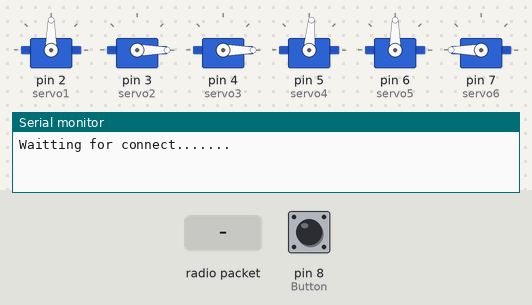
Recording of a sketch running on a simulated Arduino Uno, built with avr-gcc and run on an emulated ATmega328P. Shown: 6 × servo, the last lines printed to the serial monitor. The inputs (shaded band) are chosen by the test bench; at power-on: pin 8 (Button) HIGH. No radio packets arrive unless stated.

Above: at 1.2 s.
1.3 s: radio packet "1" arrives
At 2.0 s:
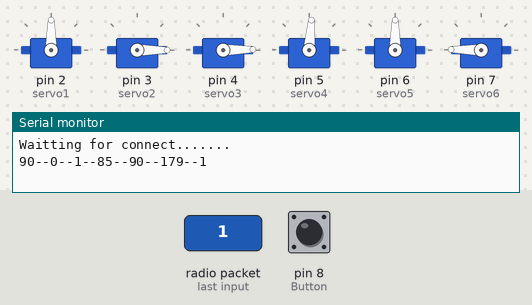
2.8 s: radio packet "0" arrives
At 3.1 s:
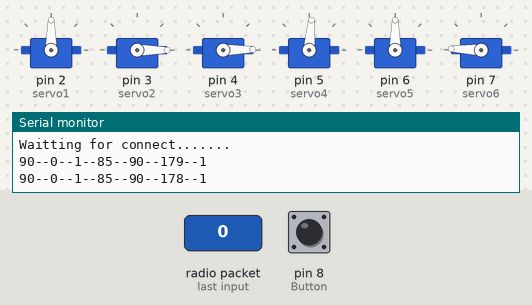
Timing chart, 0 to 5.8 s (numbered marks = the images above; inputs shaded):
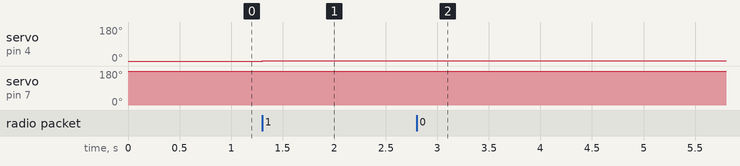

Measured:
- after the input at 1.3 s, servo on pin 4 (servo3): 0° → 1° at once; servo on pin 7 (servo6): 180° → 179° at once
- after the input at 2.8 s, servo on pin 7 (servo6): 179° → 178° at once

The sketch:

Manual_Execution.ino
```cpp
// /*
// UNOR3
// VCC-3.3V
// GND - GND
// CSN- 10
// CE- 9
// SCK - 13 mặc định SPI
// MÓI - 11 SPi
// Miso - 12 SPI
// */
/**
Servo info
servo 1: 0 - 180 (home 90) - 2 - jX
servo 2: 0 - 180 (home 0) - 3 - jY
servo 3: 0 - 180 (home 0) - 4 - A C
servo 4: 180- 85 (home 180) - 5 - D B
servo 5: 0 - 180 (home 0) - 6 - F E
servo6: 180 - 123 (home 180) -7 - K
**/
#include <SPI.h>
#include <nRF24L01.h>
#include <RF24.h>
#include <RF24_config.h>
#include <Servo.h>

#define CSN 10
#define CE 9

#define Button 8
int step = 1;
bool ButtonState;
RF24 radio(CE, CSN); //CE, CSN
Servo servo1;
Servo servo2;
Servo servo3;
Servo servo4;
Servo servo5;
Servo servo6;
// const byte diachi[6] = "10001";
// const uint64_t diachi = 0xE8E8F0F0E1LL;
uint8_t diachi[][6] = { "1Node", "2Node" };
byte msg[30];
//Angle home
int goc1 = 90;
int goc2 = 0;
int goc3 = 0;
int goc4 = 85;
int goc5 = 0;
int goc6 = 180;
// void home();
int gochome[7] = {0, 90, 0, 0, 85, 90, 180};

//Angle realtime
int goc[7] = {0, 90, 0, 0, 85, 180, 180};

//Setup home
unsigned long oldtime = 0;
int delaytime = 100;

void setup(){
  Serial.begin(115200);
  //Setup button
  pinMode(Button, INPUT_PULLUP);

  //Setup NRF
  if(!radio.begin())
  {
    Serial.println("Can not open!!!!");
    while(1) {}
  }
  radio.setAutoAck(false); //Nếu radio.available == False thì thêm dòng này
  radio.openReadingPipe(1,diachi); // khong dung chung kenh 0 de tranh chong lan du lieu
  radio.setPALevel(RF24_PA_MIN); // cai bo khuech dai cong suat Min or MAX
  // radio.setChannel(80);
  radio.setDataRate(RF24_1MBPS);
  //Toc do truyen du lieu 250KBPS, 1Mbps, 2Mbps (chiem 2 kenh)
  radio.startListening();
  if(!radio.available())
  {
    Serial.println("Waitting for connect.......");
  }

  servo1.attach(2);
  servo2.attach(3);
  servo3.attach(4);
  servo4.attach(5);
  servo5.attach(6);
  servo6.attach(7);

  home1();
}
//Setup vị trí an toàn
void home1(){
  servo1.write(gochome[1]);
  servo2.write(gochome[2]);
  servo3.write(gochome[3]);
  servo4.write(gochome[4]);
  servo5.write(gochome[5]);
  servo6.write(gochome[6]);
}

void home(){
  goc[1] = servo1.read();
  goc[2] = servo2.read();
  goc[3] = servo3.read();
  goc[4] = servo4.read();
  goc[5] = servo5.read();
  goc[6] = servo6.read();
  for(int i = 1; i < 7; i++)
  {
    oldtime = millis();
    while(goc[i] != gochome[i]){

      if((unsigned long) (millis() - oldtime) > delaytime)
      {
        if(goc[i] > gochome[i]){
          goc[i]--;
          servo1.write(goc[1]);
          servo2.write(goc[2]);
          servo3.write(goc[3]);
          servo4.write(goc[4]);
          servo5.write(goc[5]);
          servo6.write(goc[6]);
        }
        else if(goc[i] < gochome[i]){
          goc[i]++;
          servo1.write(goc[1]);
          servo2.write(goc[2]);
          servo3.write(goc[3]);
          servo4.write(goc[4]);
          servo5.write(goc[5]);
          servo6.write(goc[6]);
        }
        oldtime = millis();
      }
    }
  }
  Serial.println("Hello.......");
}

void ser1(){
  goc[1] = servo1.read();
  if(msg[0] < 25 && goc[1] > 0){
    goc[1] -= step;
    servo1.write(goc[1]);
  }
  if(msg[0] > 60 && goc[1] < 180){
    goc[1] += step;
    servo1.write(goc[1]);
  }
}

void ser2(){
  goc[2] = servo2.read();
  if(msg[1] < 25 && goc[2] > 0){
    goc[2] -= step;
    servo2.write(goc[2]);
  }
  if(msg[1] > 60 && goc[2] < 180){
    goc[2] += step;
    servo2.write(goc[2]);
  }
}

void ser3(){
  goc[3] = servo3.read();
  if(msg[2] == 0 && goc[3] > 0){
    goc[3] -= step;
    servo3.write(goc[3]);
  }
  if(msg[4] == 0 && goc[3] < 180){
    goc[3] += step;
    servo3.write(goc[3]);
  }
}

void ser4(){
  goc[4] = servo4.read();
  if(msg[5] == 0 && goc[4] > 0){
    goc[4] -= step;
    servo4.write(goc[4]);
  }
  if(msg[3] == 0 && goc[4] < 180){
    goc[4] += step;
    servo4.write(goc[4]);
  }
}

void ser5(){
  goc[5] = servo5.read();
  if(msg[7] == 0 && goc[5] > 0){
    goc[5] -= step;
    servo5.write(goc[5]);
  }
  if(msg[6] == 0 && goc[5] < 180){
    goc[5] += step;
    servo5.write(goc[5]);
  }
}
int count = 0;
int last = 1;

void ser6(){
  goc[6] = servo6.read();
  if(msg[8] != last){
    if(msg[8] == 0){
      count++;
    }
  }
  last = msg[8];
  if(count % 2 == 0 && msg[8] == 0 && goc[6] < 180){
    goc[6] += step;
    servo6.write(goc[6]);
  }
  if(count % 2 != 0 && msg[8] == 0 && goc[6] > 123){
    goc[6] -= step;
    servo6.write(goc[6]);
  }

}
void loop(){

  if(radio.available())
  {
    int Stt = digitalRead(Button);
    if(Stt == 0) home();
    radio.read(&msg, sizeof(msg));
    ser1();
    ser2();
    ser3();
    ser4();
    ser5();
    ser6();

    for(int i = 1; i < 7; i++){
      Serial.print(goc[i]);
      Serial.print("--");
    }
    // for(int i = 0; i < 9; i++){
    //   Serial.print(msg[i]);
    //   Serial.print("--");
    // }
    Serial.print(Stt);
    Serial.println();
    delay(100);

  }

}
```
